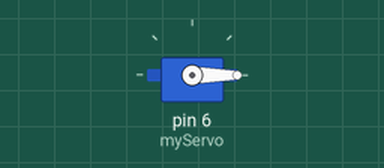
The sketch below on a simulated Arduino Uno, built with avr-gcc and run on an emulated ATmega328P. On the bench: servo.

Above: at 0.05 s.
At 3.0 s:
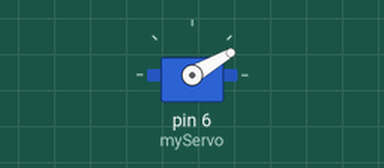
At 6.0 s:
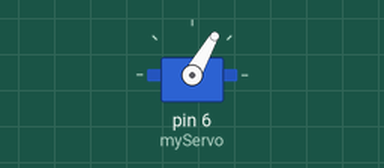
At 12.0 s:
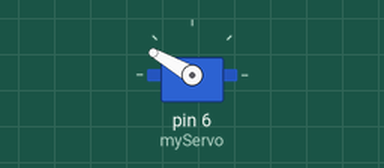
Timing chart, 0 to 15.6 s (numbered marks = the images above):
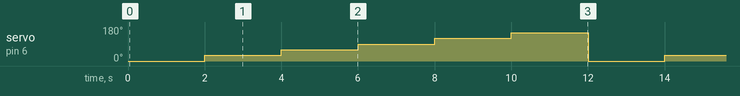

The sketch:

arduino_servo.ino
```cpp
#include <Servo.h>

Servo myServo;  // Crear un objeto Servo

void setup() {
    myServo.attach(6);  // Conectar el servo al pin 6
}

void loop() {
    myServo.write(0);   // Mover el servo a 0 grados
    delay(2000);        // Esperar 2 segundo
    myServo.write(30);  // Mover el servo a 30 grados
    delay(2000);        // Esperar 2 segundo
    myServo.write(60); // Mover el servo a 60 grados
    delay(2000);        // Esperar 1 segundo
    myServo.write(90);   // Mover el servo a 90 grados
    delay(2000);        // Esperar 1 segundo
    myServo.write(120);  // Mover el servo a 120 grados
    delay(2000);        // Esperar 1 segundo
    myServo.write(150); // Mover el servo a 150 grados
    delay(2000);        // Esperar 1 segundo

}
```

Measured:
- by itself, servo on pin 6 (myServo): repeats every 12.0 s: 60° 2.0 s, 90° 2.0 s, 120° 2.0 s, 150° 2.0 s, 0° 2.0 s, 30° 2.0 s
